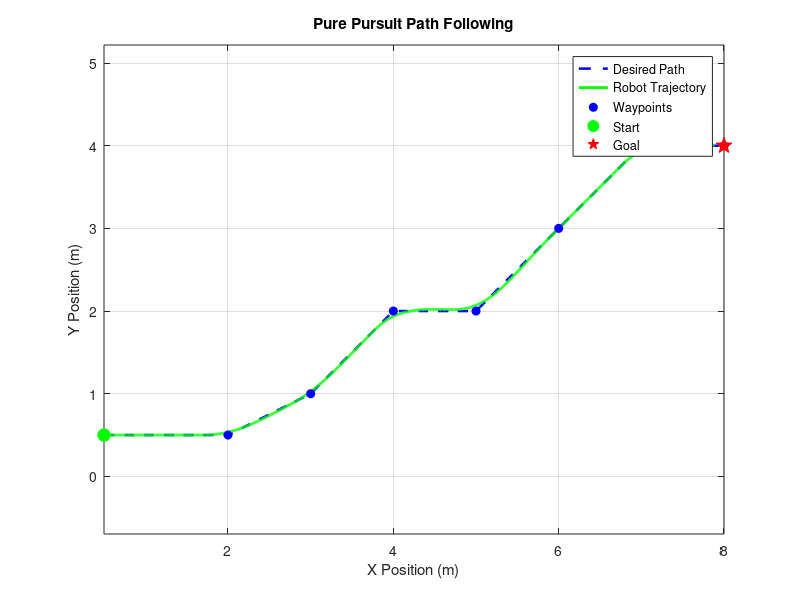
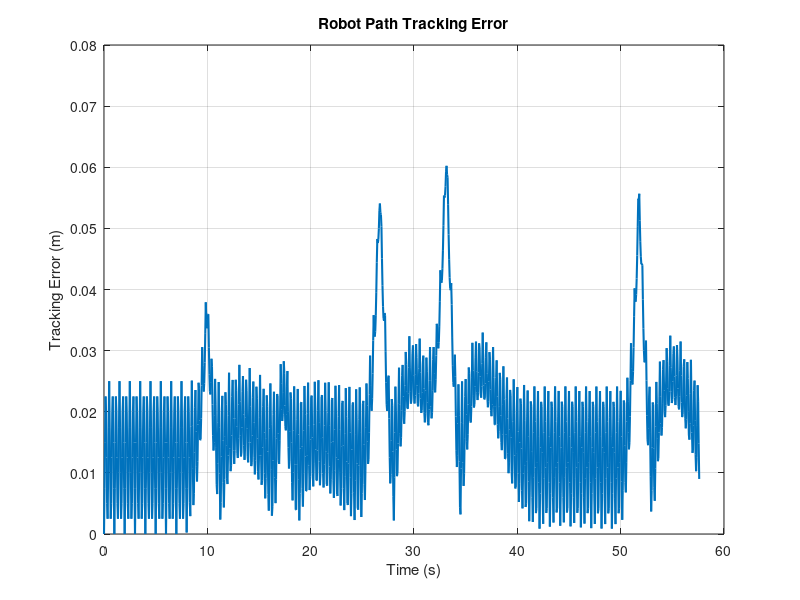

These figures' MATLAB source, in order:

clc;
clear;
close all;

%% Experiment 07: Pure Pursuit Path Following

% Robot parameters
wheelBase = 0.18;       % Distance between wheels (m)
linearSpeed = 0.15;     % Forward speed (m/s)
lookaheadDistance = 0.35; % Pure Pursuit lookahead (m)

% Simulation parameters
dt = 0.05;
maxTime = 100;
maxSteps = round(maxTime / dt);

%% Define a desired path

% Each row represents [x, y] in metres
waypoints = [
    0.5, 0.5;
    2.0, 0.5;
    3.0, 1.0;
    4.0, 2.0;
    5.0, 2.0;
    6.0, 3.0;
    7.0, 4.0;
    8.0, 4.0
];

% Interpolate the path for smoother target selection
pathDistance = [0; cumsum(sqrt(sum(diff(waypoints).^2, 2)))];

fineDistance = (0:0.05:pathDistance(end))';

pathX = interp1(pathDistance, waypoints(:,1), ...
    fineDistance, 'linear');

pathY = interp1(pathDistance, waypoints(:,2), ...
    fineDistance, 'linear');

path = [pathX, pathY];

%% Initial robot pose

% Pose = [x, y, heading]
pose = [0.5, 0.5, 0];

robotHistory = zeros(maxSteps + 1, 3);
robotHistory(1,:) = pose;

%% Pure Pursuit simulation

goalTolerance = 0.12;
goalPosition = waypoints(end,:);

for step = 1:maxSteps

    % Find nearest path point
    distances = sqrt(sum((path - pose(1:2)).^2, 2));
    [~, nearestIndex] = min(distances);

    % Find a target point at least the lookahead
    % distance ahead of the nearest path point
    targetIndex = nearestIndex;

    while targetIndex < size(path,1)

        targetDistance = norm(path(targetIndex,:) - pose(1:2));

        if targetDistance >= lookaheadDistance
            break;
        end

        targetIndex = targetIndex + 1;
    end

    % Stop when the robot reaches the final goal
    goalDistance = norm(goalPosition - pose(1:2));

    if goalDistance < goalTolerance
        robotHistory = robotHistory(1:step,:);
        fprintf('Goal reached at %.2f seconds.\n', ...
            (step - 1) * dt);
        break;
    end

    % Target position in world coordinates
    target = path(targetIndex,:);

    % Convert target direction to robot coordinates
    dx = target(1) - pose(1);
    dy = target(2) - pose(2);

    alpha = atan2(dy, dx) - pose(3);

    % Normalize heading error to [-pi, pi]
    alpha = atan2(sin(alpha), cos(alpha));

    % Pure Pursuit curvature
    actualLookahead = max(norm(target - pose(1:2)), 0.001);

    curvature = 2 * sin(alpha) / actualLookahead;

    % Convert curvature to angular velocity
    angularSpeed = linearSpeed * curvature;

    % Differential-drive wheel velocities
    leftSpeed = linearSpeed - ...
        angularSpeed * wheelBase / 2;

    rightSpeed = linearSpeed + ...
        angularSpeed * wheelBase / 2;

    % Recalculate actual robot velocities
    actualLinearSpeed = (rightSpeed + leftSpeed) / 2;

    actualAngularSpeed = (rightSpeed - leftSpeed) ...
        / wheelBase;

    % Update robot pose
    pose(1) = pose(1) + ...
        actualLinearSpeed * cos(pose(3)) * dt;

    pose(2) = pose(2) + ...
        actualLinearSpeed * sin(pose(3)) * dt;

    pose(3) = pose(3) + actualAngularSpeed * dt;

    % Store robot pose
    robotHistory(step + 1,:) = pose;
end

%% Trim history to recorded simulation steps

validRows = find(any(robotHistory, 2));

if isempty(validRows)
    error('No robot trajectory was recorded.');
end

robotHistory = robotHistory(1:max(validRows),:);

%% Calculate tracking error

actualXY = robotHistory(:,1:2);

trackingError = zeros(size(actualXY,1),1);

for i = 1:size(actualXY,1)
    distances = sqrt(sum((path - actualXY(i,:)).^2, 2));
    trackingError(i) = min(distances);
end

meanError = mean(trackingError);
maxError = max(trackingError);

%% Plot desired and actual paths

figure;

plot(path(:,1), path(:,2), 'b--', ...
    'LineWidth', 1.8);
hold on;

plot(robotHistory(:,1), robotHistory(:,2), ...
    'g-', 'LineWidth', 2);

plot(waypoints(:,1), waypoints(:,2), ...
    'bo', 'MarkerFaceColor', 'b');

plot(waypoints(1,1), waypoints(1,2), ...
    'go', 'MarkerFaceColor', 'g', 'MarkerSize', 9);

plot(goalPosition(1), goalPosition(2), ...
    'rp', 'MarkerFaceColor', 'r', 'MarkerSize', 12);

xlabel('X Position (m)');
ylabel('Y Position (m)');
title('Pure Pursuit Path Following');
legend('Desired Path', 'Robot Trajectory', ...
    'Waypoints', 'Start', 'Goal', ...
    'Location', 'best');

axis equal;
grid on;
hold off;

%% Plot tracking error

figure;

time = (0:size(robotHistory,1)-1)' * dt;

plot(time, trackingError, 'LineWidth', 1.5);

xlabel('Time (s)');
ylabel('Tracking Error (m)');
title('Robot Path Tracking Error');

grid on;

%% Display results

fprintf('\nPure Pursuit Results\n');
fprintf('Lookahead distance: %.2f m\n', lookaheadDistance);
fprintf('Forward speed: %.2f m/s\n', linearSpeed);
fprintf('Recorded trajectory points: %d\n', ...
    size(robotHistory,1));
fprintf('Mean tracking error: %.3f m\n', meanError);
fprintf('Maximum tracking error: %.3f m\n', maxError);
fprintf('Final robot position: (%.2f, %.2f) m\n', ...
    pose(1), pose(2));
fprintf('Goal position: (%.2f, %.2f) m\n', ...
    goalPosition(1), goalPosition(2));
